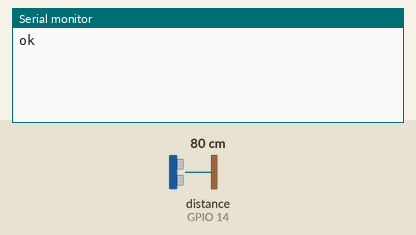
A sketch run on a simulated ESP8266 (NodeMCU). Parts: the last lines printed to the serial monitor. Inputs (shaded band) come from the test bench; at power-on: distance to the obstacle (sensor on GPIO 14) 80 cm. The echo pulse lasts 58.3 µs per cm.

Above: at 2.7 s.
2.8 s: distance to the obstacle (sensor on GPIO 14) set to 2 cm
At 5.9 s:
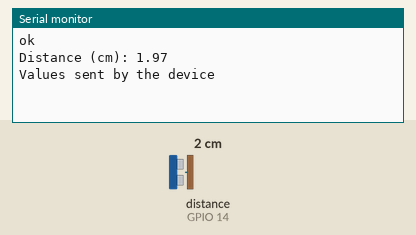
9.7 s: distance to the obstacle (sensor on GPIO 14) set to 4 cm
At 11.1 s:
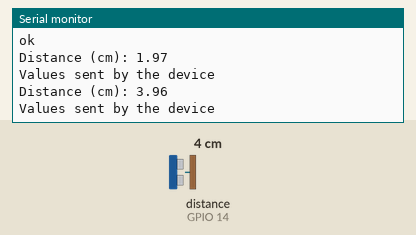

The sketch:

esp_HCR04.ino
```cpp
// (licence header left out)
#include <Arduino.h>
#if defined(ESP32)
  #include <WiFi.h>
#elif defined(ESP8266)
  #include <ESP8266WiFi.h>
#endif
#include <Firebase_ESP_Client.h>
#include "Ubidots.h"
//Provide the token generation process info.
#include "addons/TokenHelper.h"
//Provide the RTDB payload printing info and other helper functions.
#include "addons/RTDBHelper.h"
#define PUBLISH_FREQUENCY 5000
#define API_KEY "AIzaSyDEcPCgQuwvFKN88l4GLEG34RA2JUCOqiA"
#define DATABASE_URL "https://fir-iot-ec360-default-rtdb.asia-southeast1.firebasedatabase.app/"
const char* UBIDOTS_TOKEN = "BBFF-w4V5RHXuY912iDpetacCwu0GCFAfuL";  // Put here your Ubidots TOKEN
const char *WIFI_SSID = "ChinKeat MESA PRESIDENT";      // Put here your Wi-Fi SSID
const char *WIFI_PASS = "s201e6cb7d1";      // Put here your Wi-Fi password
const char* DEVICE_LABEL = "Proximity";      // device label
Ubidots ubidots(UBIDOTS_TOKEN, UBI_HTTP);
#define SENDFIREBASE

FirebaseData fbdo;

FirebaseAuth auth;
FirebaseConfig config;

unsigned long sendDataPrevMillis = millis();
int count = 0;
bool signupOK = false;


//const int PUBLISH_FREQUENCY = 5000; // Update rate in milliseconds
unsigned long timer;
volatile int check_millis_changed = millis();

const int trigPin = 12;
const int echoPin = 14;
float min_distance = 1000;
unsigned long lastmillis = millis();

//define sound velocity in cm/uS
#define SOUND_VELOCITY 0.034
#define CM_TO_INCH 0.393701

long duration;
float distanceCm = 1000;
//float distanceInch;

void readDistance(){
  digitalWrite(trigPin, LOW);
  delayMicroseconds(2);
  // Sets the trigPin on HIGH state for 10 micro seconds
  digitalWrite(trigPin, HIGH);
  delayMicroseconds(10);
  digitalWrite(trigPin, LOW);

  // Reads the echoPin, returns the sound wave travel time in microseconds
  duration = pulseIn(echoPin, HIGH);

  // Calculate the distance
  distanceCm = duration * SOUND_VELOCITY/2;
  if(distanceCm < min_distance){
    min_distance = distanceCm;
  }

  // Convert to inches
  //distanceInch = distanceCm * CM_TO_INCH;

  // Prints the distance on the Serial Monitor
  Serial.print("Distance (cm): ");
  Serial.println(distanceCm);
}

void setup() {
  Serial.begin(115200); // Starts the serial communication
  pinMode(trigPin, OUTPUT); // Sets the trigPin as an Output
  pinMode(echoPin, INPUT); // Sets the echoPin as an Input
  ubidots.wifiConnect(WIFI_SSID, WIFI_PASS);
  ubidots.setDebug(true);  // Uncomment this line for printing debug  messages
  //Firebase
  config.api_key = API_KEY;
  /* Assign the RTDB URL (required) */
  config.database_url = DATABASE_URL;

    /* Sign up */
  if (Firebase.signUp(&config, &auth, "", "")){
    Serial.println("ok");
    signupOK = true;
  }
  else{
    Serial.printf("%s\n", config.signer.signupError.message.c_str());
  }
  config.token_status_callback = tokenStatusCallback; //see addons/TokenHelper.h

  Firebase.begin(&config, &auth);
  Firebase.reconnectWiFi(true);

  timer = millis();
}

void loop() {
  // Clears the trigPin
  if ((millis() - lastmillis) > PUBLISH_FREQUENCY) // triggers the routine every 5 seconds
  {
    readDistance();
     ubidots.add("Distance", distanceCm);
     ubidots.add("Minimum distance to counterweight", min_distance);
     bool bufferSent = false;
     bufferSent = ubidots.send(DEVICE_LABEL); // Will send data to a device label that matches the device Id
     if (bufferSent) {
     // Do something if values were sent properly
       Serial.println("Values sent by the device");
     }
     lastmillis = millis();
  }
  #ifdef SENDFIREBASE
    if (Firebase.ready() && signupOK && (millis() - sendDataPrevMillis > 15000 || sendDataPrevMillis == 0)){
      sendDataPrevMillis = millis();
      // Write an Int number on the database path test/int
      if (Firebase.RTDB.setFloat(&fbdo, "test/Distance to counterweight", distanceCm)){
  //      Serial.println("PASSED");
  //      Serial.println("PATH: " + fbdo.dataPath());
  //      Serial.println("TYPE: " + fbdo.dataType());
      }
      else {
  //      Serial.println("FAILED");
  //      Serial.println("REASON: " + fbdo.errorReason());
      }
      count++;

      // Write an Float number on the database path test/float
      if (Firebase.RTDB.setFloat(&fbdo, "test/Minimum tdistance to CounterWeight", min_distance)){
  //      Serial.println("PASSED");
  //      Serial.println("PATH: " + fbdo.dataPath());
  //      Serial.println("TYPE: " + fbdo.dataType());
      }
      else {
  //      Serial.println("FAILED");
  //      Serial.println("REASON: " + fbdo.errorReason());
      }


    }
    #endif
//  Serial.print("Distance (inch): ");
//  Serial.println(distanceInch);

  //delay(1000);
}
```

Measured:
- after the input at 2.8 s, the serial monitor: prints a new line after 2.2 s (image 1)
- after the input at 9.7 s, the serial monitor: prints a new line after 0.31 s (image 2)
